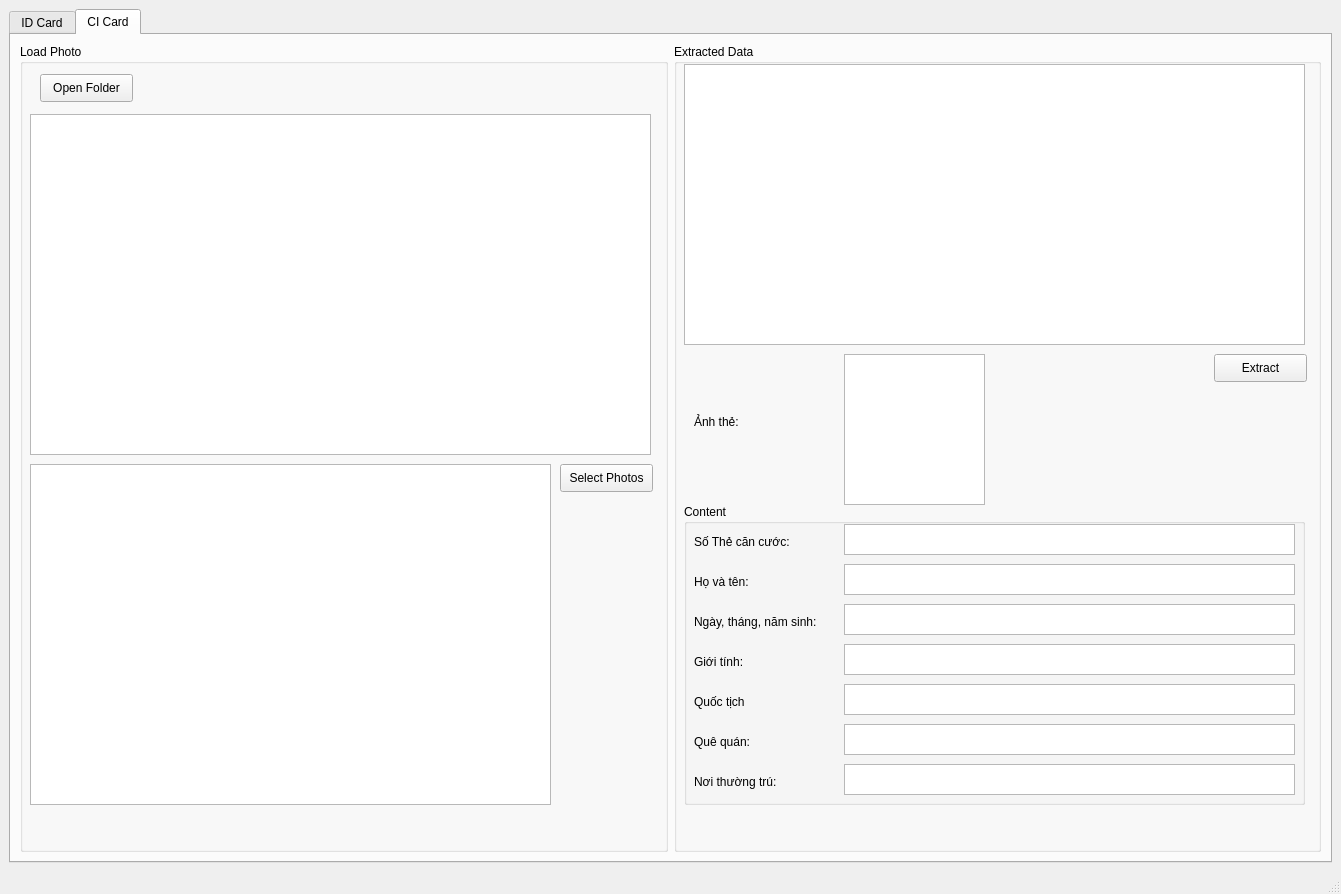
<?xml version="1.0" encoding="UTF-8"?>
<ui version="4.0">
 <class>MainWindow</class>
 <widget class="QMainWindow" name="MainWindow">
  <property name="geometry">
   <rect>
    <x>0</x>
    <y>0</y>
    <width>1341</width>
    <height>894</height>
   </rect>
  </property>
  <property name="windowTitle">
   <string>MainWindow</string>
  </property>
  <widget class="QWidget" name="centralwidget">
   <layout class="QGridLayout" name="gridLayout_2">
    <item row="0" column="0">
     <widget class="QTabWidget" name="mainTab">
      <property name="currentIndex">
       <number>1</number>
      </property>
      <widget class="QWidget" name="tabID">
       <attribute name="title">
        <string>ID Card</string>
       </attribute>
       <layout class="QGridLayout" name="gridLayout">
        <item row="0" column="0">
         <widget class="QGroupBox" name="groupBox_6">
          <property name="title">
           <string>Extracted Data</string>
          </property>
          <widget class="QPushButton" name="btnSelect_IDCard">
           <property name="geometry">
            <rect>
             <x>540</x>
             <y>420</y>
             <width>93</width>
             <height>28</height>
            </rect>
           </property>
           <property name="text">
            <string>Select Photos</string>
           </property>
          </widget>
          <widget class="QPushButton" name="btnOpen_IDCard">
           <property name="geometry">
            <rect>
             <x>20</x>
             <y>30</y>
             <width>93</width>
             <height>28</height>
            </rect>
           </property>
           <property name="text">
            <string>Open Folder</string>
           </property>
          </widget>
          <widget class="QTreeView" name="treev_IDCard">
           <property name="geometry">
            <rect>
             <x>10</x>
             <y>420</y>
             <width>521</width>
             <height>281</height>
            </rect>
           </property>
          </widget>
          <widget class="QGraphicsView" name="grapvRaw_IDCard">
           <property name="geometry">
            <rect>
             <x>10</x>
             <y>70</y>
             <width>621</width>
             <height>341</height>
            </rect>
           </property>
          </widget>
         </widget>
        </item>
        <item row="0" column="1">
         <widget class="QGroupBox" name="groupBox_2">
          <property name="title">
           <string>Extracted Data</string>
          </property>
          <widget class="QPushButton" name="btnExtract_IDCard">
           <property name="geometry">
            <rect>
             <x>520</x>
             <y>300</y>
             <width>93</width>
             <height>28</height>
            </rect>
           </property>
           <property name="text">
            <string>Extract</string>
           </property>
          </widget>
          <widget class="QGroupBox" name="groupBox_7">
           <property name="geometry">
            <rect>
             <x>10</x>
             <y>450</y>
             <width>621</width>
             <height>261</height>
            </rect>
           </property>
           <property name="title">
            <string>Content</string>
           </property>
           <widget class="QLabel" name="label_8">
            <property name="geometry">
             <rect>
              <x>10</x>
              <y>30</y>
              <width>141</width>
              <height>16</height>
             </rect>
            </property>
            <property name="text">
             <string>Số CMND:</string>
            </property>
           </widget>
           <widget class="QLabel" name="label_9">
            <property name="geometry">
             <rect>
              <x>10</x>
              <y>70</y>
              <width>141</width>
              <height>16</height>
             </rect>
            </property>
            <property name="text">
             <string>Họ và tên:</string>
            </property>
           </widget>
           <widget class="QLabel" name="label_10">
            <property name="geometry">
             <rect>
              <x>10</x>
              <y>110</y>
              <width>141</width>
              <height>16</height>
             </rect>
            </property>
            <property name="text">
             <string>Ngày, tháng, năm sinh:</string>
            </property>
           </widget>
           <widget class="QLabel" name="label_11">
            <property name="geometry">
             <rect>
              <x>10</x>
              <y>150</y>
              <width>141</width>
              <height>16</height>
             </rect>
            </property>
            <property name="text">
             <string>Giới tính:</string>
            </property>
           </widget>
           <widget class="QLabel" name="label_13">
            <property name="geometry">
             <rect>
              <x>10</x>
              <y>190</y>
              <width>141</width>
              <height>16</height>
             </rect>
            </property>
            <property name="text">
             <string>Nguyên quán:</string>
            </property>
           </widget>
           <widget class="QLabel" name="label_14">
            <property name="geometry">
             <rect>
              <x>10</x>
              <y>230</y>
              <width>141</width>
              <height>16</height>
             </rect>
            </property>
            <property name="text">
             <string>Nơi thường trú:</string>
            </property>
           </widget>
           <widget class="QTextEdit" name="txtbNumber_IDCard">
            <property name="geometry">
             <rect>
              <x>160</x>
              <y>20</y>
              <width>451</width>
              <height>31</height>
             </rect>
            </property>
           </widget>
           <widget class="QTextEdit" name="txtbName_IDCard">
            <property name="geometry">
             <rect>
              <x>160</x>
              <y>60</y>
              <width>451</width>
              <height>31</height>
             </rect>
            </property>
           </widget>
           <widget class="QTextEdit" name="txtbDOB_IDCard">
            <property name="geometry">
             <rect>
              <x>160</x>
              <y>100</y>
              <width>451</width>
              <height>31</height>
             </rect>
            </property>
           </widget>
           <widget class="QTextEdit" name="txtbSex_IDCard">
            <property name="geometry">
             <rect>
              <x>160</x>
              <y>140</y>
              <width>451</width>
              <height>31</height>
             </rect>
            </property>
           </widget>
           <widget class="QTextEdit" name="txtbHomeTown_IDCard">
            <property name="geometry">
             <rect>
              <x>160</x>
              <y>180</y>
              <width>451</width>
              <height>31</height>
             </rect>
            </property>
           </widget>
           <widget class="QTextEdit" name="txtHome_IDCard">
            <property name="geometry">
             <rect>
              <x>160</x>
              <y>220</y>
              <width>451</width>
              <height>31</height>
             </rect>
            </property>
           </widget>
          </widget>
          <widget class="QGraphicsView" name="grapv_IDCard">
           <property name="geometry">
            <rect>
             <x>10</x>
             <y>20</y>
             <width>621</width>
             <height>271</height>
            </rect>
           </property>
          </widget>
          <widget class="QLabel" name="label_12">
           <property name="geometry">
            <rect>
             <x>30</x>
             <y>340</y>
             <width>61</width>
             <height>16</height>
            </rect>
           </property>
           <property name="text">
            <string>Ảnh thẻ:</string>
           </property>
          </widget>
          <widget class="QGraphicsView" name="grapvFace_IDCard">
           <property name="geometry">
            <rect>
             <x>170</x>
             <y>300</y>
             <width>141</width>
             <height>151</height>
            </rect>
           </property>
          </widget>
         </widget>
        </item>
       </layout>
      </widget>
      <widget class="QWidget" name="tabCI">
       <attribute name="title">
        <string>CI Card</string>
       </attribute>
       <layout class="QHBoxLayout" name="horizontalLayout_2">
        <item>
         <widget class="QGroupBox" name="groupBox_4">
          <property name="title">
           <string>Load Photo</string>
          </property>
          <widget class="QPushButton" name="btnSelect_CICard">
           <property name="geometry">
            <rect>
             <x>540</x>
             <y>420</y>
             <width>93</width>
             <height>28</height>
            </rect>
           </property>
           <property name="text">
            <string>Select Photos</string>
           </property>
          </widget>
          <widget class="QPushButton" name="btnOpen_CICard">
           <property name="geometry">
            <rect>
             <x>20</x>
             <y>30</y>
             <width>93</width>
             <height>28</height>
            </rect>
           </property>
           <property name="text">
            <string>Open Folder</string>
           </property>
          </widget>
          <widget class="QTreeView" name="treeView_4">
           <property name="geometry">
            <rect>
             <x>10</x>
             <y>420</y>
             <width>521</width>
             <height>341</height>
            </rect>
           </property>
          </widget>
          <widget class="QGraphicsView" name="grapvRaw_CICard">
           <property name="geometry">
            <rect>
             <x>10</x>
             <y>70</y>
             <width>621</width>
             <height>341</height>
            </rect>
           </property>
          </widget>
         </widget>
        </item>
        <item>
         <widget class="QGroupBox" name="groupBox">
          <property name="title">
           <string>Extracted Data</string>
          </property>
          <widget class="QGroupBox" name="groupBox_5">
           <property name="geometry">
            <rect>
             <x>10</x>
             <y>460</y>
             <width>621</width>
             <height>301</height>
            </rect>
           </property>
           <property name="title">
            <string>Content</string>
           </property>
           <widget class="QLabel" name="label">
            <property name="geometry">
             <rect>
              <x>10</x>
              <y>30</y>
              <width>141</width>
              <height>16</height>
             </rect>
            </property>
            <property name="text">
             <string>Số Thẻ căn cước:</string>
            </property>
           </widget>
           <widget class="QLabel" name="label_2">
            <property name="geometry">
             <rect>
              <x>10</x>
              <y>70</y>
              <width>141</width>
              <height>16</height>
             </rect>
            </property>
            <property name="text">
             <string>Họ và tên:</string>
            </property>
           </widget>
           <widget class="QLabel" name="label_3">
            <property name="geometry">
             <rect>
              <x>10</x>
              <y>110</y>
              <width>141</width>
              <height>16</height>
             </rect>
            </property>
            <property name="text">
             <string>Ngày, tháng, năm sinh:</string>
            </property>
           </widget>
           <widget class="QLabel" name="label_4">
            <property name="geometry">
             <rect>
              <x>10</x>
              <y>150</y>
              <width>141</width>
              <height>16</height>
             </rect>
            </property>
            <property name="text">
             <string>Giới tính:</string>
            </property>
           </widget>
           <widget class="QLabel" name="label_5">
            <property name="geometry">
             <rect>
              <x>10</x>
              <y>190</y>
              <width>141</width>
              <height>16</height>
             </rect>
            </property>
            <property name="text">
             <string>Quốc tịch</string>
            </property>
           </widget>
           <widget class="QLabel" name="label_6">
            <property name="geometry">
             <rect>
              <x>10</x>
              <y>230</y>
              <width>141</width>
              <height>16</height>
             </rect>
            </property>
            <property name="text">
             <string>Quê quán:</string>
            </property>
           </widget>
           <widget class="QLabel" name="label_7">
            <property name="geometry">
             <rect>
              <x>10</x>
              <y>270</y>
              <width>141</width>
              <height>16</height>
             </rect>
            </property>
            <property name="text">
             <string>Nơi thường trú:</string>
            </property>
           </widget>
           <widget class="QTextEdit" name="txtbNumber_CICard">
            <property name="geometry">
             <rect>
              <x>160</x>
              <y>20</y>
              <width>451</width>
              <height>31</height>
             </rect>
            </property>
           </widget>
           <widget class="QTextEdit" name="txtbName_CICard">
            <property name="geometry">
             <rect>
              <x>160</x>
              <y>60</y>
              <width>451</width>
              <height>31</height>
             </rect>
            </property>
           </widget>
           <widget class="QTextEdit" name="txtbDOB_CICard">
            <property name="geometry">
             <rect>
              <x>160</x>
              <y>100</y>
              <width>451</width>
              <height>31</height>
             </rect>
            </property>
           </widget>
           <widget class="QTextEdit" name="txtbSex_CICard">
            <property name="geometry">
             <rect>
              <x>160</x>
              <y>140</y>
              <width>451</width>
              <height>31</height>
             </rect>
            </property>
           </widget>
           <widget class="QTextEdit" name="txtbNation_CICard">
            <property name="geometry">
             <rect>
              <x>160</x>
              <y>180</y>
              <width>451</width>
              <height>31</height>
             </rect>
            </property>
           </widget>
           <widget class="QTextEdit" name="txtbHomeTown_CICard">
            <property name="geometry">
             <rect>
              <x>160</x>
              <y>220</y>
              <width>451</width>
              <height>31</height>
             </rect>
            </property>
           </widget>
           <widget class="QTextEdit" name="txtbHome__CICard">
            <property name="geometry">
             <rect>
              <x>160</x>
              <y>260</y>
              <width>451</width>
              <height>31</height>
             </rect>
            </property>
           </widget>
          </widget>
          <widget class="QPushButton" name="btnExtract_CICard">
           <property name="geometry">
            <rect>
             <x>540</x>
             <y>310</y>
             <width>93</width>
             <height>28</height>
            </rect>
           </property>
           <property name="text">
            <string>Extract</string>
           </property>
          </widget>
          <widget class="QGraphicsView" name="grapv_CICard">
           <property name="geometry">
            <rect>
             <x>10</x>
             <y>20</y>
             <width>621</width>
             <height>281</height>
            </rect>
           </property>
          </widget>
          <widget class="QGraphicsView" name="grapvFace_CICard">
           <property name="geometry">
            <rect>
             <x>170</x>
             <y>310</y>
             <width>141</width>
             <height>151</height>
            </rect>
           </property>
          </widget>
          <widget class="QLabel" name="label_15">
           <property name="geometry">
            <rect>
             <x>20</x>
             <y>370</y>
             <width>61</width>
             <height>16</height>
            </rect>
           </property>
           <property name="text">
            <string>Ảnh thẻ:</string>
           </property>
          </widget>
         </widget>
        </item>
       </layout>
      </widget>
     </widget>
    </item>
   </layout>
  </widget>
  <widget class="QMenuBar" name="menubar">
   <property name="geometry">
    <rect>
     <x>0</x>
     <y>0</y>
     <width>1341</width>
     <height>26</height>
    </rect>
   </property>
  </widget>
  <widget class="QStatusBar" name="statusbar"/>
  <action name="actionOpen_Folder">
   <property name="text">
    <string>Open Folder</string>
   </property>
   <property name="shortcut">
    <string>Ctrl+O</string>
   </property>
  </action>
 </widget>
 <resources/>
 <connections/>
</ui>
